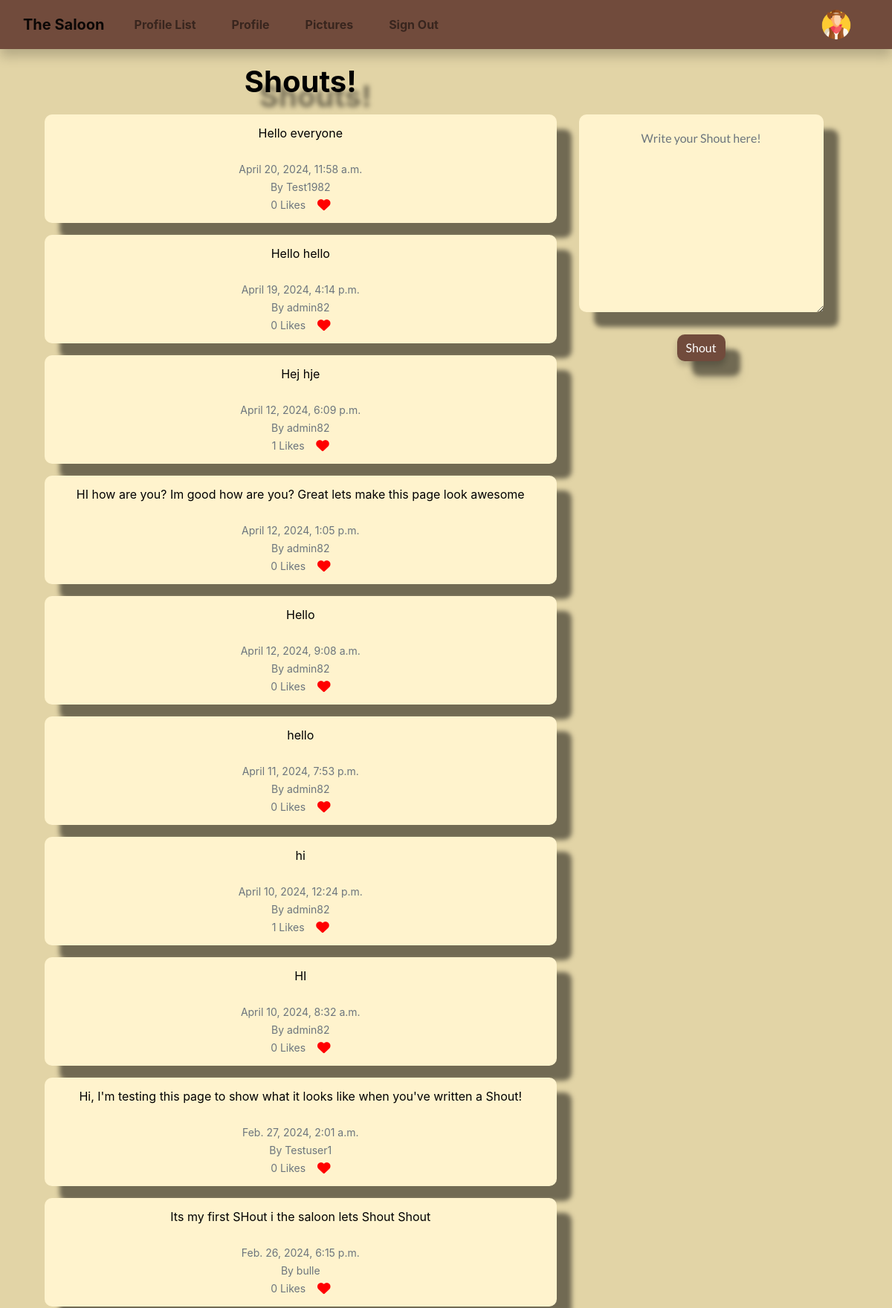
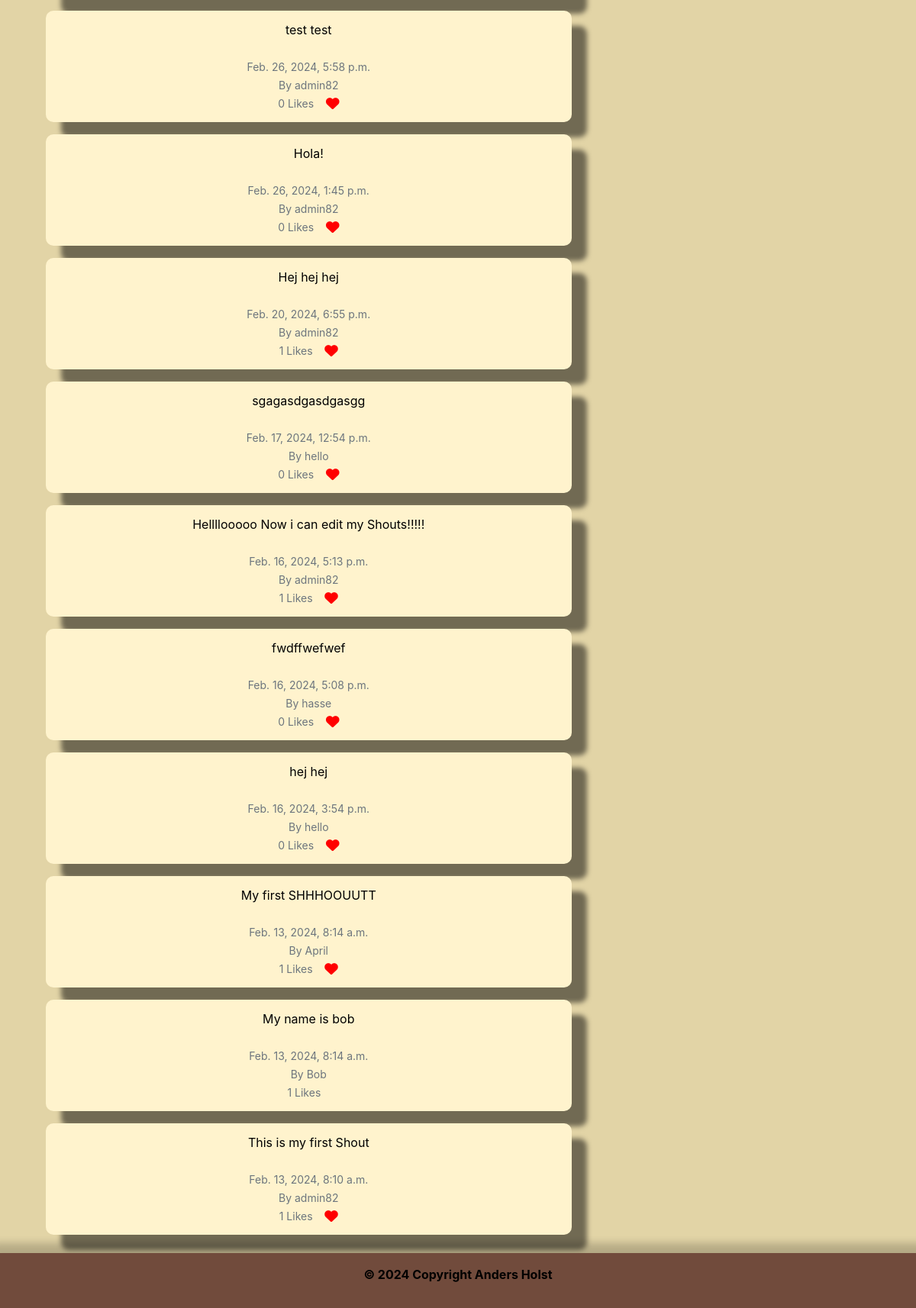
The app's page /home/ (signed in), older data (2 pictures, top to bottom).
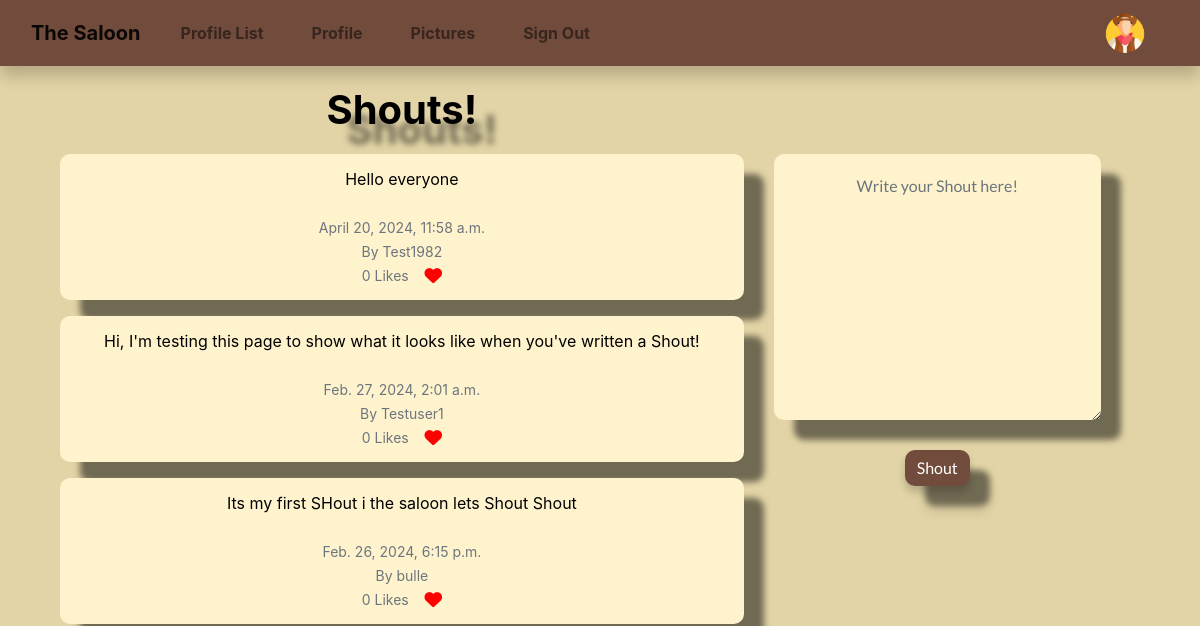
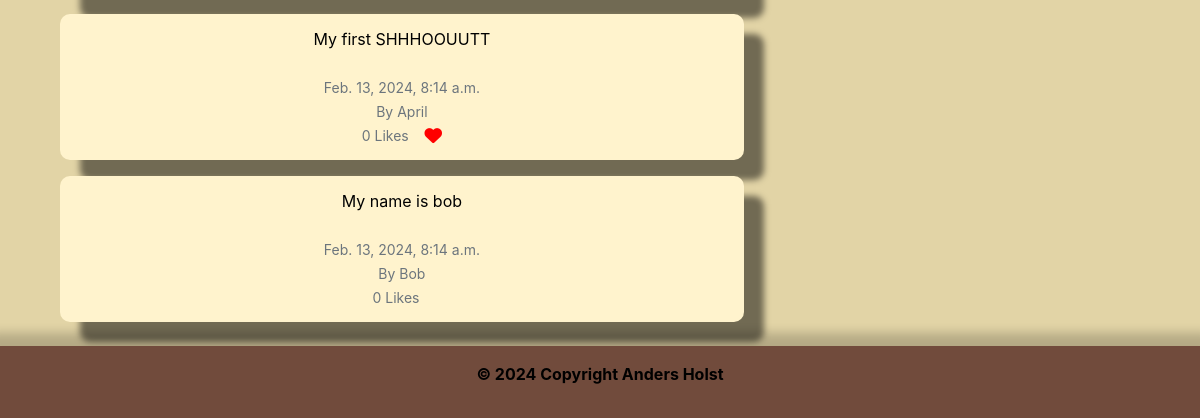
The same page, newer data (2 pictures, top to bottom).
### the_saloon/models.py (models this page shows, shortened)
class Shout(models.Model):
    user = models.ForeignKey(
        User, related_name="shouts",
        on_delete=models.CASCADE
    )
    body = models.CharField(max_length=200)
    created_at = models.DateTimeField(auto_now_add=True)
    likes = models.ManyToManyField(User, related_name="shout_like", blank=True)
    def number_of_likes(self):
        return self.likes.count()

### the_saloon/views.py (the view, shortened to what this page needs)
# urls.py: path('home/', login_required(views.home), name='home'),
def home(request):
    if request.user.is_authenticated:
        form = ShoutForm(request.POST or None)
        shouts = Shout.objects.all().order_by("-created_at")
        return render(request, 'home.html', {"shouts": shouts, "form": form})
    else:
        shouts = Shout.objects.all().order_by("-created_at")
        return render(request, 'home.html', {"shouts": shouts})

### the_saloon/forms.py
class ShoutForm(forms.ModelForm):
    class Meta:
        model = Shout
        fields = ['body']
        widgets = {
            'body': forms.Textarea(attrs={
                'placeholder': 'Write your Shout here!',
                'class': 'form-control'})
        }

### the_saloon/templates/home.html (shortened to what this page needs)
{% extends 'base.html' %}
{% block content %}
<div class="container">
    <div class="container text-center">
    <div class="row home">
        <div class="col-md-8 col-md-offset-2">
            <h1 class="home">Shouts!</h1>
            {% for shout in shouts %}
                <div class="alert" role="alert">
                    {{ shout.body }}<br/><br/>
                    <small class="text-muted">
                        {{ shout.created_at }}
                        <br/>
                        By {{ shout.user.username }}
                        <br/>
                        {{ shout.number_of_likes }} Likes
                        &nbsp;&nbsp;
                        {% if user != shout.user %}
                            {% if user in shout.likes.all %}
                                <a href="{% url 'shout_like' shout.id %}">
                                    <i class="fa-lg fa-solid fa-heart" style="color: black;"></i></a>
                            {% else %}
                                <a href="{% url 'shout_like' shout.id %}">
                                    </a>
                            {% endif %}
                        {% endif %}
                    </small>
                </div>
            {% endfor %}
        </div>
        <div class="home col-md-4">
            {% if form %}
            <form method=POST style="font-family: Lato, serif;">
                {{ form.as_p }}
                <button type="submit" class="btn btn-shout">Shout</button>
            </form>
            {% endif %}
        </div>
    </div>
    </div>
</div>
{% endblock %}

Row changes from the older to the newer data that the page shows:
removed Shout: body "Hello hello", created_at "April 19, 2024, 4:14 p.m.", user.username "admin82", number_of_likes "0"
removed Shout: body "Hej hje", created_at "April 12, 2024, 6:09 p.m.", user.username "admin82", number_of_likes "1"
removed Shout: body "HI how are you? Im good how are you? Great lets make this page look awesome", created_at "April 12, 2024, 1:05 p.m.", user.username "admin82", number_of_likes "0"
removed Shout: body "Hello", created_at "April 12, 2024, 9:08 a.m.", user.username "admin82", number_of_likes "0"
removed Shout: body "hello", created_at "April 11, 2024, 7:53 p.m.", user.username "admin82", number_of_likes "0"
removed Shout: body "hi", created_at "April 10, 2024, 12:24 p.m.", user.username "admin82", number_of_likes "1"
removed Shout: body "HI", created_at "April 10, 2024, 8:32 a.m.", user.username "admin82", number_of_likes "0"
removed Shout: body "test test", created_at "Feb. 26, 2024, 5:58 p.m.", user.username "admin82", number_of_likes "0"
removed Shout: body "Hola!", created_at "Feb. 26, 2024, 1:45 p.m.", user.username "admin82", number_of_likes "0"
removed Shout: body "Hej hej hej", created_at "Feb. 20, 2024, 6:55 p.m.", user.username "admin82", number_of_likes "1"
removed Shout: body "sgagasdgasdgasgg", created_at "Feb. 17, 2024, 12:54 p.m.", user.username "hello", number_of_likes "0"
removed Shout: body "Hellllooooo Now i can edit my Shouts!!!!!", created_at "Feb. 16, 2024, 5:13 p.m.", user.username "admin82", number_of_likes "1"
removed Shout: body "fwdffwefwef", created_at "Feb. 16, 2024, 5:08 p.m.", user.username "hasse", number_of_likes "0"
removed Shout: body "hej hej", created_at "Feb. 16, 2024, 3:54 p.m.", user.username "hello", number_of_likes "0"
removed Shout: body "This is my first Shout", created_at "Feb. 13, 2024, 8:10 a.m.", user.username "admin82", number_of_likes "1"
computed for Shout "My first SHHHOOUUTT": number_of_likes "1" → "0"
computed for Shout "My name is bob": number_of_likes "1" → "0"
